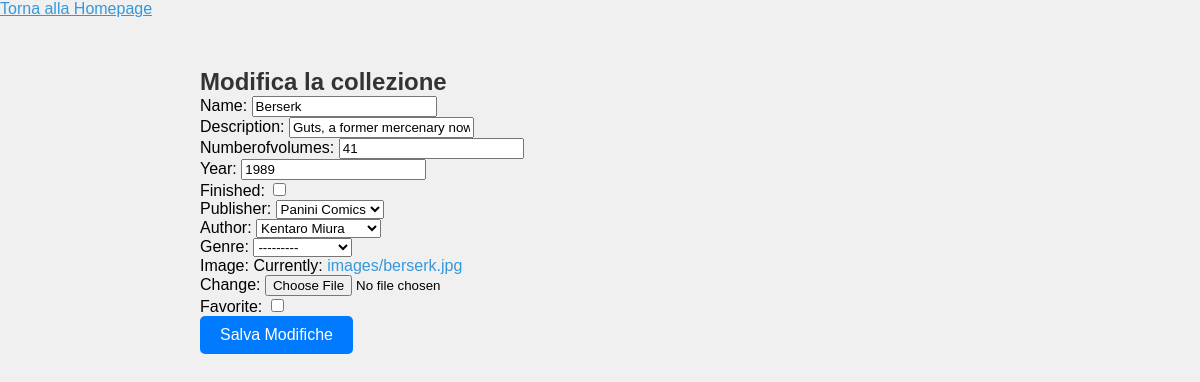
Page /collections/6/edit/ on the earlier database version.
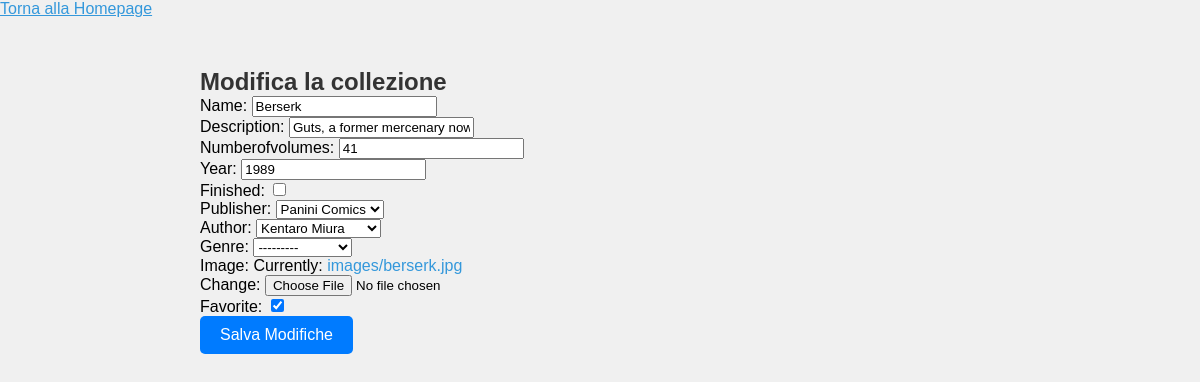
Same page on the later database version.
### manga/models.py (models this page shows, shortened)
class Collection(models.Model):
    id = models.AutoField(primary_key=True)
    name = models.CharField(max_length=200)
    description = models.CharField(max_length=5000, null=True, blank=True)
    numberofvolumes = models.IntegerField(default=0)
    year = models.IntegerField(default=0)
    finished = models.BooleanField(default=False)
    publisher = models.ForeignKey(Publisher, on_delete=models.SET_NULL, null=True, blank=True)
    author = models.ForeignKey(Author, on_delete=models.SET_NULL, null=True, blank=True)
    genre = models.ForeignKey(Genre, on_delete=models.SET_NULL, null=True, blank=True)
    completion_percentage = models.DecimalField(max_digits=5, decimal_places=2, default=0)
    image = models.ImageField(upload_to='images/', default='default.jpg')
    favorite = models.BooleanField(default=False)
    totalprice = models.DecimalField(max_digits=6, decimal_places=2, null=True, blank=True)

class Publisher(models.Model):
    id = models.AutoField(primary_key=True)
    name = models.CharField(max_length=200)
    def __str__(self):
        return self.name

class Author(models.Model):
    id = models.AutoField(primary_key=True)
    name = models.CharField(max_length=200)
    def __str__(self):
        return self.name

class Genre(models.Model):
    id = models.AutoField(primary_key=True)
    name = models.CharField(max_length=100, unique=True)
    def __str__(self):
        return self.name

### manga/views.py (the view)
# urls.py: path('collections/<int:collection_id>/edit/', views.edit_collection, name='edit_collection'),
def edit_collection(request, collection_id):
    collection = get_object_or_404(Collection, id=collection_id)
    if request.method == 'POST':
        form = CollectionForm(request.POST, request.FILES, instance=collection)
        if form.is_valid():
            form.save()
            return redirect('collection_detail', collection_id=collection.id)
    else:
        form = CollectionForm(instance=collection)
    context = {'form': form}
    return render(request, 'edit_collection.html', context)

### manga/forms.py
class CollectionForm(forms.ModelForm):
    class Meta:
        model = Collection
        fields = '__all__'  # O specifica i campi che desideri includere nel form
        exclude = ['completion_percentage', 'totalprice']

### manga/templates/edit_collection.html (shortened to what this page needs)
{% extends 'base.html' %}
{% block content %}
    <h2>Modifica la collezione</h2>
    <form method="post" enctype="multipart/form-data">
        {{ form.as_p }}
        <button type="submit">Salva Modifiche</button>
    </form>
{% endblock %}

Differences in the rows shown:
changed Collection "Panini Comics": favorite "☐" → "☑"
